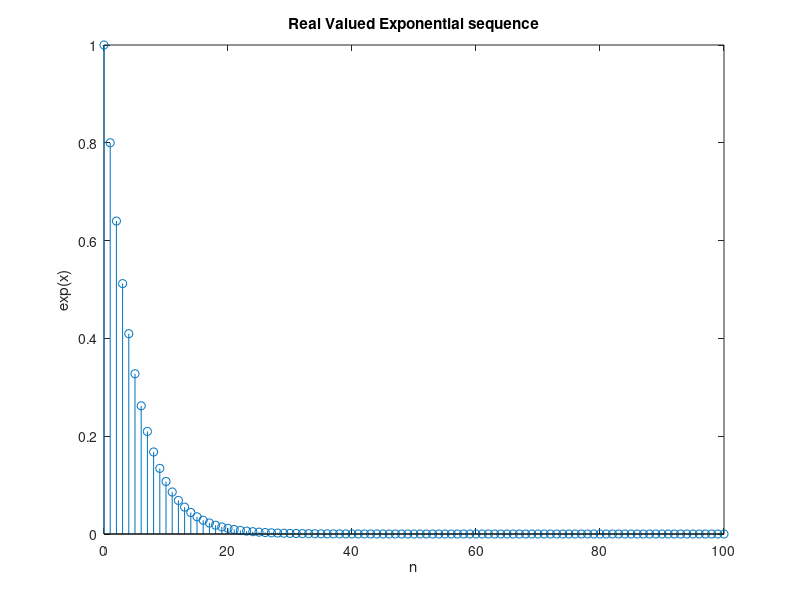

This chart was generated by the following MATLAB code:
close all
clear all
clc

n=0:100;
x = (0.8).^n;

stem(n,x)

xlabel('n');
ylabel('exp(x)');
title('Real Valued Exponential sequence');
